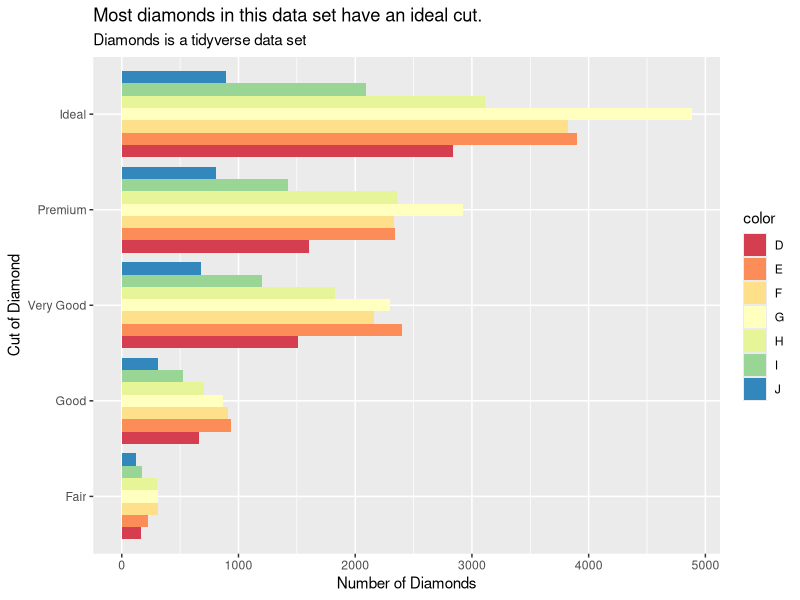
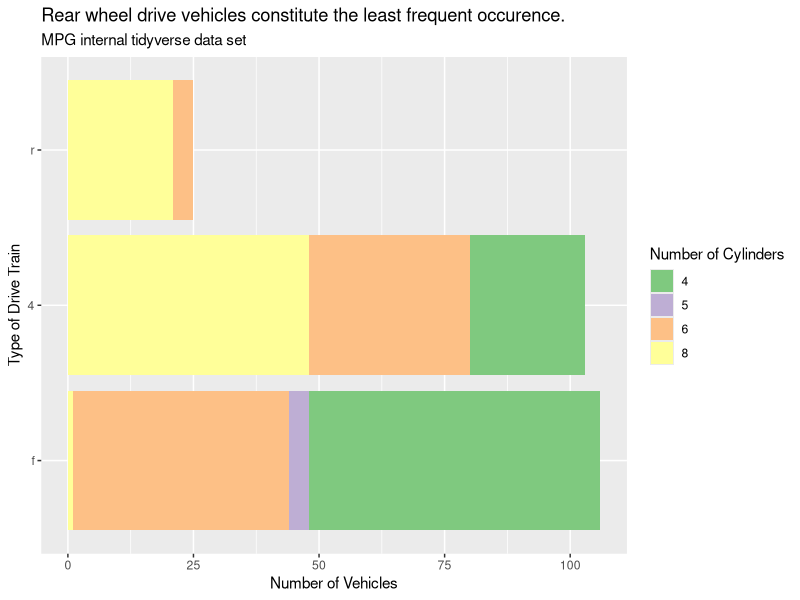

R code for these plots, in order:
## ---- chunk 1
knitr::opts_chunk$set(echo = TRUE,
                      warning = FALSE,
                      message = FALSE)
library(tidyverse)
## ---- chunk 2
diamonds %>% 
  ggplot(aes(y = cut, fill = color)) +
  geom_bar(position = "dodge") +
  scale_fill_brewer(palette = "Spectral") +
  labs(
    title = "Most diamonds in this data set have an ideal cut.",
    subtitle = "Diamonds is a tidyverse data set",
    y = "Cut of Diamond",
    x = "Number of Diamonds"
  )
## ---- chunk 3
mpg %>% 
  ggplot(aes(y = fct_infreq(drv), fill = as.factor(cyl))) +
  geom_bar() +
  scale_fill_brewer(palette = "Accent") +
  labs(
    title = "Rear wheel drive vehicles constitute the least frequent occurence.",
    subtitle = "MPG internal tidyverse data set",
    fill = "Number of Cylinders",
    y = "Type of Drive Train",
    x = "Number of Vehicles"
  )
## ---- chunk 4
# Put your code here
## ---- chunk 5
# Put your code here
